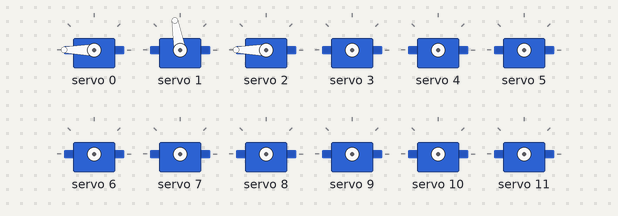
The sketch below on a simulated ESP32. Parts: 12 × servo.

Above: at 0.05 s.
At 0.35 s:
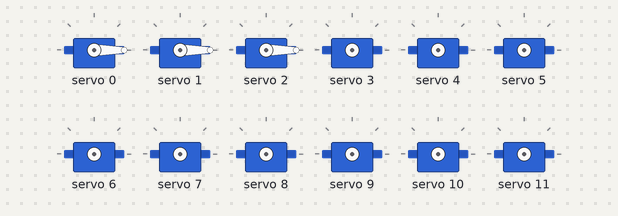
At 0.5 s:
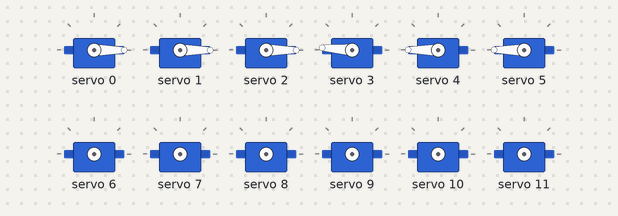
At 0.65 s:
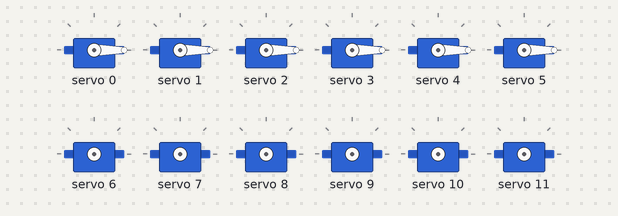
At 0.95 s:
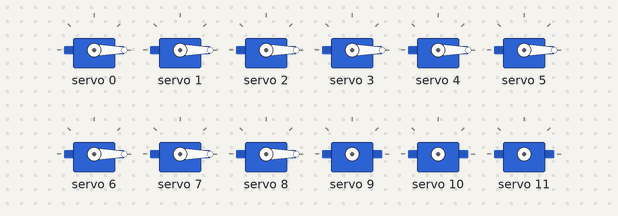
At 1.25 s:
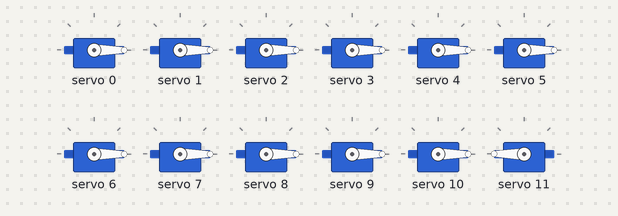
Timing chart, 0 to 3.0 s (numbered marks = the images above):
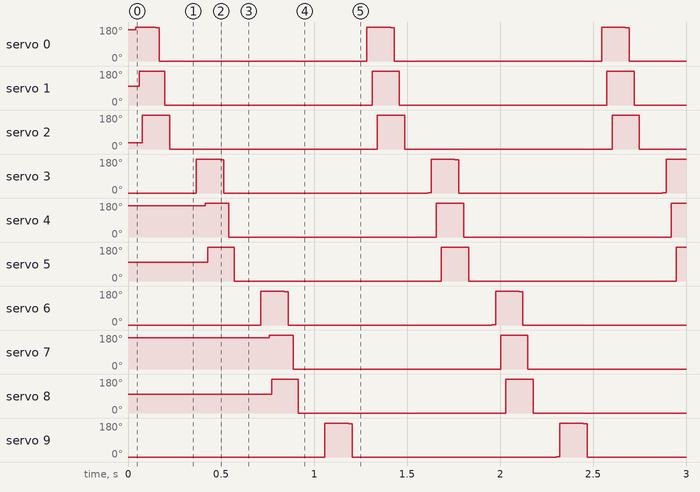

Measured:
- by itself, servo 0: repeats every 1.3 s: 176° 0.02 s, 0° 1.1 s, 180° 0.13 s
- by itself, servo 1, servo 2, servo 4, servo 5, servo 7, servo 8, servo 10, servo 11: alternates 180° for 0.15 s and 0° for 1.1 s
- by itself, servo 3, servo 6, servo 9: repeats every 1.3 s: 176° 0.02 s, 0° 1.1 s, 1° 0.02 s, 180° 0.13 s

The sketch:

servo_test_4legs.ino
```cpp
/*
  ESP32 PCA9685 Servo Control for four legged robot
  esp32-pca9685.ino
  Driving multiple servo motors with ESP32 and PCA9685 PWM module
  Use I2C Bus
  Adapetd from code from DroneBot Workshop 2020
  https://dronebotworkshop.com
  Paul Watt 02/04/2023
*/

// Include Wire Library for I2C
#include <Wire.h>

// Include Adafruit PCA9685 Servo Library
#include <Adafruit_PWMServoDriver.h>

// Creat object to represent PCA9685 at default I2C address
Adafruit_PWMServoDriver pca9685 = Adafruit_PWMServoDriver(0x40);

// Define maximum and minimum number of "ticks" for the servo motors
// Range from 0 to 4095
// This determines the pulse width

#define SERVOMIN  80  // Minimum value
#define SERVOMAX  600  // Maximum value

// Define servo motor connections (expand as required)
// front left Leg one ~ front right Leg three
// Rear Left. Leg two ~ Rear  right Leg four
  //leg one front left
#define SER0  0  //Servo Motor 0 on connector 0 - leg one hip rotation
#define SER1  1  //Servo Motor 1 on connector 1 - leg one upper vertical
#define SER2  2  //Servo Motor 2 on connector 2 - leg one lower vertical
#define SER3  3  //Servo Motor 3 on connector 0 - leg two hip rotation
#define SER4  4  //Servo Motor 4 on connector 1 - leg two upper vertical
#define SER5  5  //Servo Motor 5 on connector 2 - leg two lower vertical
#define SER6  6  //Servo Motor 3 on connector 0 - leg three hip rotation
#define SER7  7  //Servo Motor 4 on connector 1 - leg three upper vertical
#define SER8  8  //Servo Motor 5 on connector 2 - leg three lower vertical
#define SER9  9  //Servo Motor 3 on connector 0 - leg four hip rotation
#define SER10  10  //Servo Motor 4 on connector 1 - leg four upper vertical
#define SER11  11  //Servo Motor 5 on connector 2 - leg four lower vertical
// Variables for Servo Motor positions (expand as required)
int pwm0;
int pwm1;
int pwm2;
int pwm3;
int pwm4;
int pwm5;
int pwm6;
int pwm7;
int pwm8;
int pwm9;
int pwm10;
int pwm11;

void setup() {

  // Serial monitor setup
  Serial.begin(115200);
  // Initialize PCA9685
  pca9685.begin();
  // Set PWM Frequency to 50Hz
  pca9685.setPWMFreq(50);

}
void loop() {
  //test movement
  leg_one_fwd();
  delay(120);
  leg_two_fwd();
  delay(120);
  leg_three_fwd();
  delay(120);
  leg_four_fwd();
  }

void leg_one_fwd() {
  // Move Motor 1 from 0 to 45 degrees - lifts leg up for clearence
  for (int posDegrees = 0; posDegrees <= 45; posDegrees++) {
    // Determine PWM pulse width
    pwm0 = map(posDegrees, 0, 45, SERVOMIN, SERVOMAX);
    // Write to PCA9685
    pca9685.setPWM(SER0, 0, pwm0);
     }
 // Move Motor 2 from 0 to 45 degrees - lifts leg up for clearence
  for (int posDegrees = 0; posDegrees <= 45; posDegrees++) {
    // Determine PWM pulse width
    pwm1 = map(posDegrees, 0, 45, SERVOMIN, SERVOMAX);
    // Write to PCA9685
    pca9685.setPWM(SER1, 0, pwm1);
     }

     // Move Motor 3 from 0 to 45 degrees - lifts leg up for clearence
  for (int posDegrees = 0; posDegrees <= 45; posDegrees++) {
    // Determine PWM pulse width
    pwm2 = map(posDegrees, 0, 45, SERVOMIN, SERVOMAX);
    // Write to PCA9685
    pca9685.setPWM(SER2, 0, pwm2);
     }
  delay(60);
     // Move Motor 1 from 45 to 00 degrees - lifts leg up for clearence
  for (int posDegrees = 0; posDegrees <= 45; posDegrees++) {
    // Determine PWM pulse width
    pwm0 = map(posDegrees, 45, 0, SERVOMIN, SERVOMAX);
    // Write to PCA9685
    pca9685.setPWM(SER0, 0, pwm0);
     }
 // Move Motor 2 from 45 to 0 degrees - lifts leg up for clearence
  for (int posDegrees = 0; posDegrees <= 45; posDegrees++) {
    // Determine PWM pulse width
    pwm1 = map(posDegrees, 45, 0, SERVOMIN, SERVOMAX);
    // Write to PCA9685
    pca9685.setPWM(SER1, 0, pwm1);
     }
     // Move Motor 3 from 45 to 0 degrees - lifts leg up for clearence
  for (int posDegrees = 0; posDegrees <= 45; posDegrees++) {
    // Determine PWM pulse width
    pwm2 = map(posDegrees, 45, 0, SERVOMIN, SERVOMAX);
    // Write to PCA9685
    pca9685.setPWM(SER2, 0, pwm2);
     }


}

void leg_two_fwd() {
  // Move Motor 4 from 0 to 45 degrees - lifts leg up for clearence
  for (int posDegrees = 0; posDegrees <= 45; posDegrees++) {
    // Determine PWM pulse width
    pwm3 = map(posDegrees, 0, 45, SERVOMIN, SERVOMAX);
    // Write to PCA9685
    pca9685.setPWM(SER3, 0, pwm3);
     }
 // Move Motor 5 from 0 to 45 degrees - lifts leg up for clearence
  for (int posDegrees = 0; posDegrees <= 45; posDegrees++) {
    // Determine PWM pulse width
    pwm4 = map(posDegrees, 0, 45, SERVOMIN, SERVOMAX);
    // Write to PCA9685
    pca9685.setPWM(SER4, 0, pwm4);
     }

     // Move Motor 6 from 0 to 45 degrees - lifts leg up for clearence
  for (int posDegrees = 0; posDegrees <= 45; posDegrees++) {
    // Determine PWM pulse width
    pwm5 = map(posDegrees, 0, 45, SERVOMIN, SERVOMAX);
    // Write to PCA9685
    pca9685.setPWM(SER5, 0, pwm5);
     }
  delay(60);
     // Move Motor 4 from 45 to 00 degrees - lifts leg up for clearence
  for (int posDegrees = 0; posDegrees <= 45; posDegrees++) {
    // Determine PWM pulse width
    pwm3 = map(posDegrees, 45, 0, SERVOMIN, SERVOMAX);
    // Write to PCA9685
    pca9685.setPWM(SER3, 0, pwm3);
     }
 // Move Motor 5 from 45 to 0 degrees - lifts leg up for clearence
  for (int posDegrees = 0; posDegrees <= 45; posDegrees++) {
    // Determine PWM pulse width
    pwm4 = map(posDegrees, 45, 0, SERVOMIN, SERVOMAX);
    // Write to PCA9685
    pca9685.setPWM(SER4, 0, pwm4);
     }
     // Move Motor 6 from 45 to 0 degrees - lifts leg up for clearence
  for (int posDegrees = 0; posDegrees <= 45; posDegrees++) {
    // Determine PWM pulse width
    pwm5 = map(posDegrees, 45, 0, SERVOMIN, SERVOMAX);
    // Write to PCA9685
    pca9685.setPWM(SER5, 0, pwm5);
     }


}

void leg_three_fwd() {
  // Move Motor 7 from 0 to 45 degrees - lifts leg up for clearence
  for (int posDegrees = 0; posDegrees <= 45; posDegrees++) {
    // Determine PWM pulse width
    pwm6 = map(posDegrees, 0, 45, SERVOMIN, SERVOMAX);
    // Write to PCA9685
    pca9685.setPWM(SER6, 0, pwm6);
     }
 // Move Motor 7 from 0 to 45 degrees - lifts leg up for clearence
  for (int posDegrees = 0; posDegrees <= 45; posDegrees++) {
    // Determine PWM pulse width
    pwm7 = map(posDegrees, 0, 45, SERVOMIN, SERVOMAX);
    // Write to PCA9685
    pca9685.setPWM(SER7, 0, pwm7);
     }

     // Move Motor 8 from 0 to 45 degrees - lifts leg up for clearence
  for (int posDegrees = 0; posDegrees <= 45; posDegrees++) {
    // Determine PWM pulse width
    pwm8 = map(posDegrees, 0, 45, SERVOMIN, SERVOMAX);
    // Write to PCA9685
    pca9685.setPWM(SER8, 0, pwm8);
     }
  delay(60);
     // Move Motor 6 from 45 to 00 degrees - lifts leg up for clearence
  for (int posDegrees = 0; posDegrees <= 45; posDegrees++) {
    // Determine PWM pulse width
    pwm6 = map(posDegrees, 45, 0, SERVOMIN, SERVOMAX);
    // Write to PCA9685
    pca9685.setPWM(SER6, 0, pwm6);
     }
 // Move Motor 7 from 45 to 0 degrees - lifts leg up for clearence
  for (int posDegrees = 0; posDegrees <= 45; posDegrees++) {
    // Determine PWM pulse width
    pwm7 = map(posDegrees, 45, 0, SERVOMIN, SERVOMAX);
    // Write to PCA9685
    pca9685.setPWM(SER7, 0, pwm7);
     }
     // Move Motor 8 from 45 to 0 degrees - lifts leg up for clearence
  for (int posDegrees = 0; posDegrees <= 45; posDegrees++) {
    // Determine PWM pulse width
    pwm8 = map(posDegrees, 45, 0, SERVOMIN, SERVOMAX);
    // Write to PCA9685
    pca9685.setPWM(SER8, 0, pwm8);
     }


}

void leg_four_fwd() {
  // Move Motor 8 from 0 to 45 degrees - lifts leg up for clearence
  for (int posDegrees = 0; posDegrees <= 45; posDegrees++) {
    // Determine PWM pulse width
    pwm9 = map(posDegrees, 0, 45, SERVOMIN, SERVOMAX);
    // Write to PCA9685
    pca9685.setPWM(SER9, 0, pwm9);
     }
 // Move Motor 9 from 0 to 45 degrees - lifts leg up for clearence
  for (int posDegrees = 0; posDegrees <= 45; posDegrees++) {
    // Determine PWM pulse width
    pwm10 = map(posDegrees, 0, 45, SERVOMIN, SERVOMAX);
    // Write to PCA9685
    pca9685.setPWM(SER10, 0, pwm10);
     }

     // Move Motor 10 from 0 to 45 degrees - lifts leg up for clearence
  for (int posDegrees = 0; posDegrees <= 45; posDegrees++) {
    // Determine PWM pulse width
    pwm11 = map(posDegrees, 0, 45, SERVOMIN, SERVOMAX);
    // Write to PCA9685
    pca9685.setPWM(SER11, 0, pwm11);
     }
  delay(60);
     // Move Motor 8 from 45 to 00 degrees - lifts leg up for clearence
  for (int posDegrees = 0; posDegrees <= 45; posDegrees++) {
    // Determine PWM pulse width
    pwm9 = map(posDegrees, 45, 0, SERVOMIN, SERVOMAX);
    // Write to PCA9685
    pca9685.setPWM(SER9, 0, pwm9);
     }
 // Move Motor 9 from 45 to 0 degrees - lifts leg up for clearence
  for (int posDegrees = 0; posDegrees <= 45; posDegrees++) {
    // Determine PWM pulse width
    pwm10 = map(posDegrees, 45, 0, SERVOMIN, SERVOMAX);
    // Write to PCA9685
    pca9685.setPWM(SER10, 0, pwm10);
     }
     // Move Motor 8 from 45 to 0 degrees - lifts leg up for clearence
  for (int posDegrees = 0; posDegrees <= 45; posDegrees++) {
    // Determine PWM pulse width
    pwm11 = map(posDegrees, 45, 0, SERVOMIN, SERVOMAX);
    // Write to PCA9685
    pca9685.setPWM(SER11, 0, pwm11);
     }


}
```
